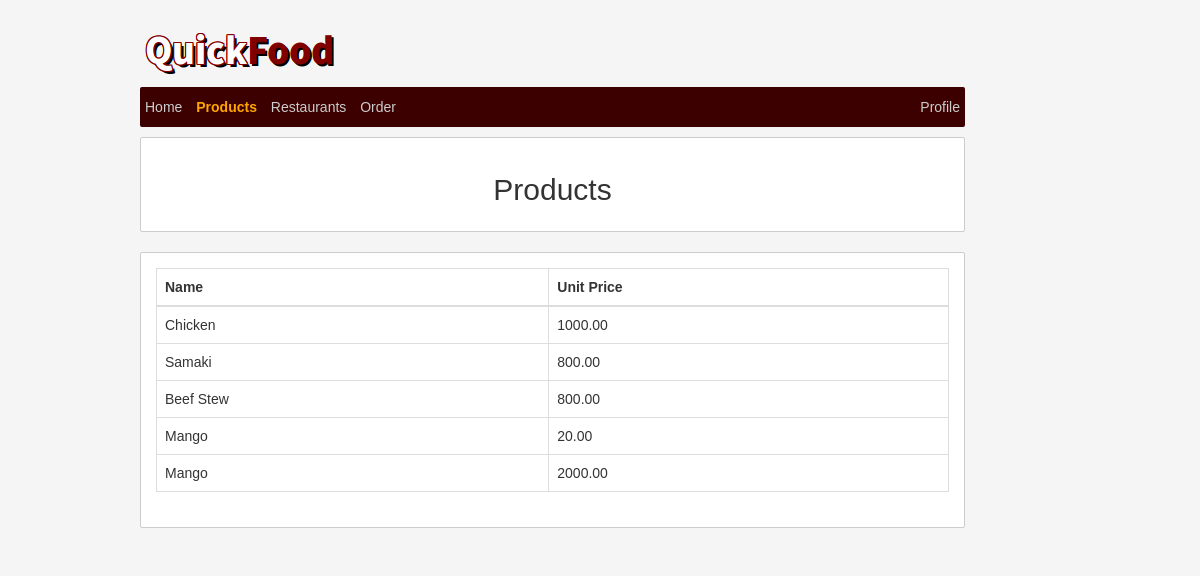
The page /products.php (signed in) on the database its author committed.
### tables this page shows
CREATE TABLE `products` (
  `id` int(10) UNSIGNED NOT NULL,
  `name` varchar(255) DEFAULT NULL,
  `unit_price` decimal(12,2) NOT NULL DEFAULT '0.00'
);

### products.php (the view, shortened to what this page needs)
<!DOCTYPE html>
<html>
<head>
    <link href="css/bootstrap.css" rel="stylesheet">
    <link href="css/styles.css" rel="stylesheet">
</head>
<body>
<div class="container">
    <div class="col-md-offset-1 col-md-9">
        <?php include "db.php" ?>
        <?php include "header.php" ?>
        <div class="alert center">
            <h2>Products</h2>
        </div>
        <?php $products = mysqli_query($db, "SELECT * FROM products") ?>
        <div class="alert">
            <table class="table table-bordered">
                <thead>
                <tr class="">
                    <th>Name</th>
                    <th>Unit Price</th>
                </tr>
                </thead>
                <tbody>
                <?php while ($product = mysqli_fetch_object($products)) : ?>
                    <tr>
                        <td><?php echo $product->name ?></td>
                        <td><?php echo $product->unit_price ?></td>
                    </tr>
                <?php endwhile ?>
                </tbody>
            </table>
        </div>
    </div>
</div>
</body>
</html>

### css/styles.css (style rules this page uses)
html { height: 100%; }
body { background-color: #f5f5f5; font-family: Ubuntu, sans-serif; margin-top: 30px; }
.alert { border-radius: 2px; background-color: #fff; border: 1px solid #ccc; }
.center { text-align: center; }

### rows shown on the page
products: name "Chicken", unit_price "1000.00"
products: name "Samaki", unit_price "800.00"
products: name "Beef Stew", unit_price "800.00"
products: name "Mango", unit_price "20.00"
products: name "Mango", unit_price "2000.00"
